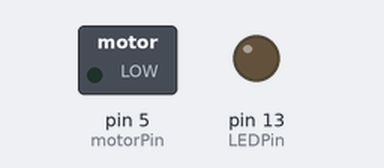
Bench run of a sketch on a simulated Arduino Uno, built with avr-gcc and run on an emulated ATmega328P. Shown: switched loads named in the sketch (green lamp = pin HIGH), output pins drawn as LEDs (lit = HIGH). Dashed ring = blinking.

Above: at 0.2 s.
At 9.7 s:
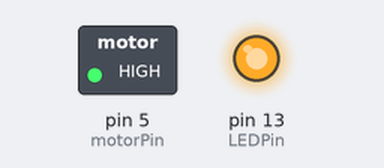
Timing chart, 0 to 13.0 s (numbered marks = the images above):
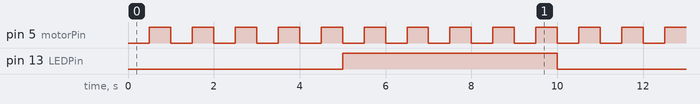

Measured:
- by itself, pin 5 (motorPin): alternates HIGH for 0.50 s and LOW for 0.50 s
- by itself, pin 13 (LEDPin): alternates HIGH for 5.0 s and LOW for 5.0 s

The sketch:

LED_Motor_Timer.ino
```cpp
// initialize the led and motor pins
int LEDPin = 13;
int motorPin = 5;

// keep track of the current state of the led and motor
int LEDState = 0;
int motorState = 0;

// store led and motor previous time value
unsigned long prevLEDTime = 0;
unsigned long prevMotorTime = 0;

// interval declaration can be changed if needed
const long LEDInterval = 5000;
const long motorInterval = 500;

void setup() {

  // setup motoe and led pins to be outputs
  pinMode(LEDPin, OUTPUT);
  pinMode(motorPin, OUTPUT);

}

void loop() {

  // get current time for the led and motor pin
  unsigned long curLEDTime = millis();
  unsigned long curMotorTime = millis();

  // this is a delta of the current time and previous time for the led circuit
  // this will also handle overflow
  if (curLEDTime - prevLEDTime >= LEDInterval)
  {
    // set the previous time to the current time to keep track of the led's state
    prevLEDTime = curLEDTime;

    // set the led state to high or low depending on what it's previous state was.
    if(LEDState == LOW)
    {
      LEDState = HIGH;
    }
    else
    {
      LEDState = LOW;
    }

    // turn on or off the led
    digitalWrite(LEDPin, LEDState);
  }

  // this is a delta of the current time and previous time for the motor circuit
  // this will also handle overflow
  if (curMotorTime - prevMotorTime >= motorInterval)
  {
    // set the previous time to the current time to keep track of the motor's state
    prevMotorTime = curMotorTime;

    // set the motor state to high or low depending on what it's previous state was.
    if(motorState == LOW)
    {
      motorState = HIGH;
    }
    else
    {
      motorState = LOW;
    }

    // turn on or off the motor
    digitalWrite(motorPin, motorState);
  }

}
```
